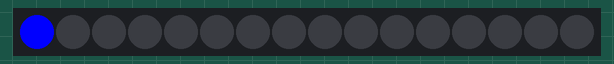
A sketch run on a simulated Arduino Uno, built with avr-gcc and run on an emulated ATmega328P. On the bench: 16 RGB LEDs in strip order, left to right.

Above: at 0.1 s.
At 1.6 s:
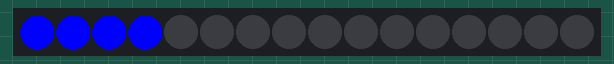
At 2.6 s:
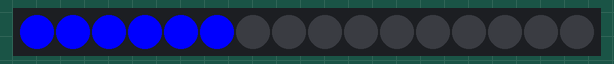
At 3.6 s:
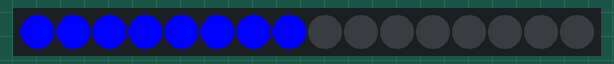
At 5.6 s:
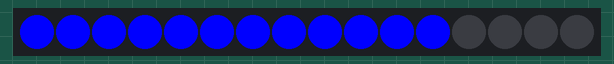
At 7.6 s:
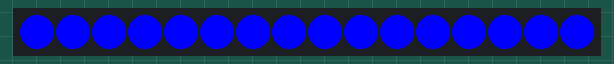

Measured:
- by itself, everything shown: repeats every 8.0 s, in 16 steps
- what the display in image 5 shows lasts 0.5 s, from 7.5 s to 8.0 s

The sketch:

2._Neo_Pixel_Ring.ino
```cpp
/*
 *  Created by RoboticSchools
 *  Robotics and Coding always fun when we're doing with our hands.
 *  " Welcome to the Roboteer's World "
 *
 *  NEO PIXEL RING ARDUINO CODE
 */

#include <Adafruit_NeoPixel.h>
#ifdef __AVR__
#include <avr/power.h>
#endif
#define PIN        6
#define NUMPIXELS 16

Adafruit_NeoPixel pixels(NUMPIXELS, PIN, NEO_GRB + NEO_KHZ800);
#define DELAYVAL 500

void setup() {
#if defined(__AVR_ATtiny85__) && (F_CPU == 16000000)
  clock_prescale_set(clock_div_1);
#endif

  pixels.begin();
}

void loop() {
  pixels.clear();

  for(int i=0; i<NUMPIXELS; i++) {

    pixels.setPixelColor(i, pixels.Color(0, 0, 255));
    pixels.show();
    delay(DELAYVAL);
  }
}
```
